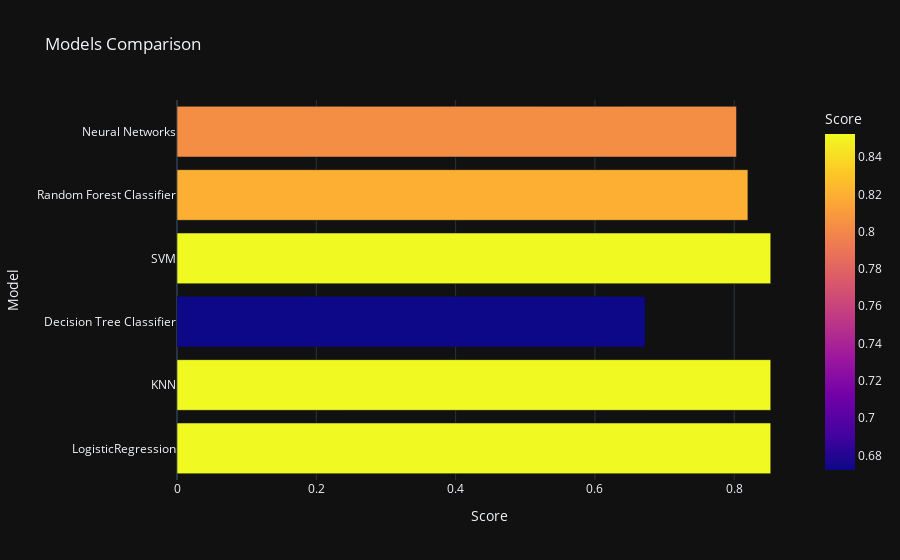

Write notebook code for a chart like this one.
### Code cell
import plotly.express as px

px.bar(data_frame = models, x = 'Score', y = 'Model', color = 'Score', template = 'plotly_dark', 
       title = 'Models Comparison')

### Figure 1 — Plotly figure (JSON) as saved in the notebook; plotly's stock layout.template omitted (floating-point values rounded to 4 significant figures)
{"data": [{"alignmentgroup": "True", "hovertemplate": "Score=%{marker.color}<br>Model=%{y}<extra></extra>", "legendgroup": "", "marker": {"color": [0.8525, 0.8525, 0.6721, 0.8525, 0.8197, 0.8033], "coloraxis": "coloraxis", "pattern": {"shape": ""}}, "name": "", "offsetgroup": "", "orientation": "h", "showlegend": false, "textposition": "auto", "type": "bar", "x": [0.8525, 0.8525, 0.6721, 0.8525, 0.8197, 0.8033], "xaxis": "x", "y": ["LogisticRegression", "KNN", "Decision Tree Classifier", "SVM", "Random Forest Classifier", "Neural Networks"], "yaxis": "y"}], "layout": {"barmode": "relative", "coloraxis": {"colorbar": {"title": {"text": "Score"}}, "colorscale": [[0, "#0d0887"], [0.1111, "#46039f"], [0.2222, "#7201a8"], [0.3333, "#9c179e"], [0.4444, "#bd3786"], [0.5556, "#d8576b"], [0.6667, "#ed7953"], [0.7778, "#fb9f3a"], [0.8889, "#fdca26"], [1, "#f0f921"]]}, "legend": {"tracegroupgap": 0}, "title": {"text": "Models Comparison"}, "xaxis": {"anchor": "y", "domain": [0, 1], "title": {"text": "Score"}}, "yaxis": {"anchor": "x", "domain": [0, 1], "title": {"text": "Model"}}}}
